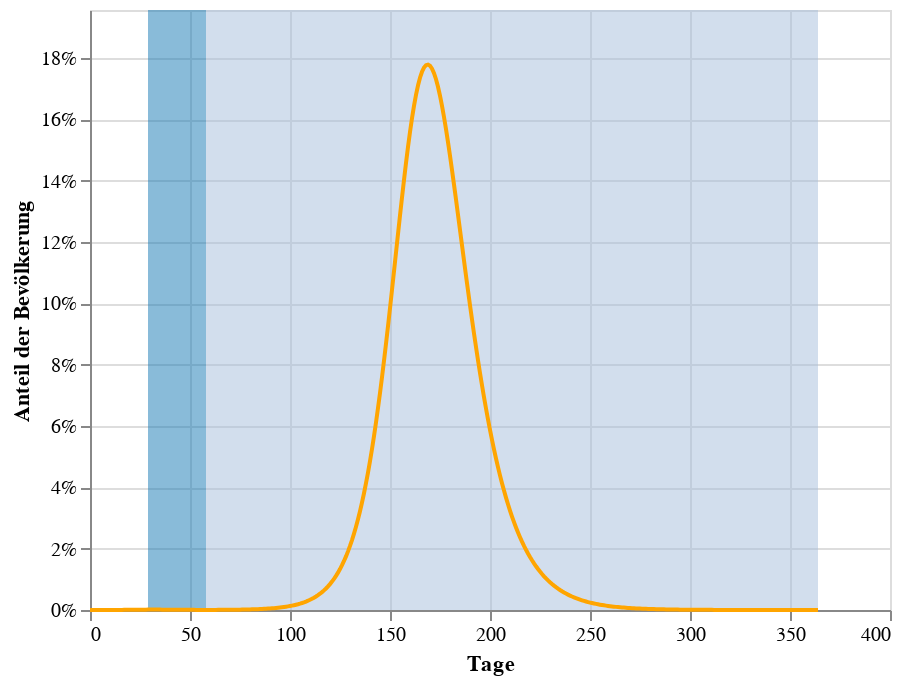
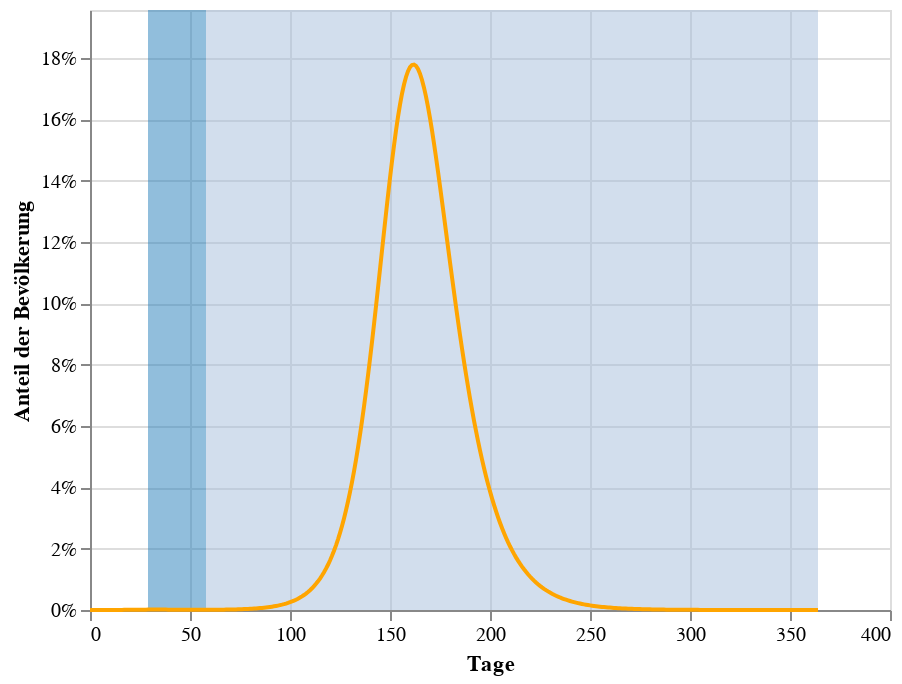
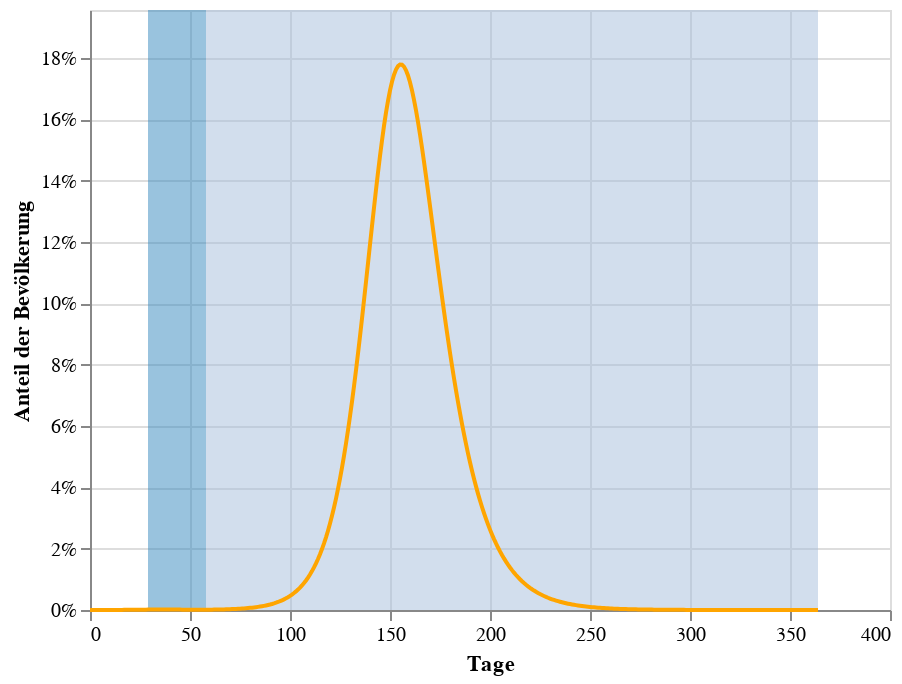
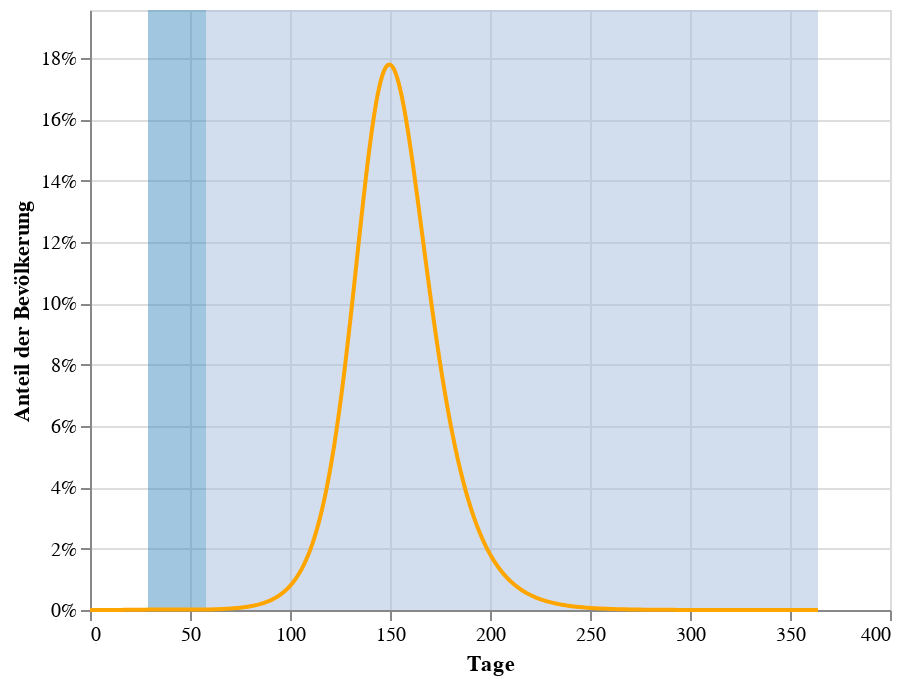

The code cell stored with these charts, in order, in its notebook:
### Markdown cell above
# This is for changing the effectiveness during intervention

### Code cell
for i in range(10,110,10):
# days after start after which action is effective
    action_taken_at_day = 30

    # how many days does the action last?
    action_duration = 28

    # fraction of people seen during action 
    action_effectiveness = i/100
    post_action_effectiveness =100/100
    #we reproject parameters to t
    action_taken_in_t = int(N_spacing_in_t / t_max * action_taken_at_day)
    action_duration_in_t = int(N_spacing_in_t / t_max * action_duration)

    #and we adjust the infection rate during the intervention
    R_action = R0*action_effectiveness # basic reproduction number during intervention
    eta_action = R0*rho*action_effectiveness # mean-field during intervention


    # nd we adjust infection rate after the intervention
    R_post_action = R0*post_action_effectiveness # basic reproduction number during intervention
    eta_post_action = R0*rho*post_action_effectiveness # mean-field during intervention


    # create vector of positions for those times
    result = np.zeros((4,len(t)))
    # initial values, before action
    I_0 = initial / N
    E_0 = 0 
    S_0 = 1 - I_0 # initially susceptible
    R_0 = 0

    # initial y-vector
    y0 = np.array([S_0,I_0,R_0,E_0])

    # initialize integrator
    r = ode(dxdt)

    # Runge-Kutta with step size control
    r.set_integrator('dopri5')

    # set initial values
    r.set_initial_value(y0,t_0)

    # set transmission rate and recovery rate
    r.set_f_params(eta,rho,epsilon)

    # loop through all demanded time points until action is taken
    for it, t_ in enumerate(t[:action_taken_in_t]):

        # get result of ODE integration
        y = r.integrate(t_)
        # write result to result vector

        result[:,it] = y
    # setup second model with adjusted parameters (start of action)
    S_1, I_1, R_1, E_1 = result[:,action_taken_in_t - 1]

    # initial y-vector when action is taken
    y1 = np.array([S_1,I_1,R_1,E_1])

    # initialize integrator
    r = ode(dxdt)

    # Runge-Kutta with step size control
    r.set_integrator('dopri5')

    # set initial values
    r.set_initial_value(y1,t[action_taken_in_t-1])

    # set transmission rate and recovery rate, adjust R_0 according to our effectiveness
    r.set_f_params(eta_action,rho,epsilon)

    # loop through all demanded time points until action is taken
    for it, t_ in enumerate(t[action_taken_in_t:action_taken_in_t+action_duration_in_t], start=action_taken_in_t):
        # get result of ODE integration
        y = r.integrate(t_)
        # write result to result vector
        result[:,it] = y
    # setup third model and run it until t_max
    S_2, I_2, R_2, E_2 = result[:,action_taken_in_t + action_duration_in_t - 1]

    # initial y-vector
    y1 = np.array([S_2,I_2,R_2,E_2])

    # initialize integrator
    r = ode(dxdt)

    # Runge-Kutta with step size control
    r.set_integrator('dopri5')

    # set initial values
    r.set_initial_value(y1,t[action_taken_in_t + action_duration_in_t-1])

    # set transmission rate and recovery rate, adjust R_0 according to our effectiveness
    r.set_f_params(eta_post_action,rho,epsilon)

    # loop through all demanded time points until action is taken
    for it, t_ in enumerate(t[action_taken_in_t + action_duration_in_t:], start=action_taken_in_t + action_duration_in_t):

        # get result of ODE integration
        y = r.integrate(t_)

        # write result to result vector
        result[:,it] = y
    results_df=pd.DataFrame(result).transpose()
    results_df.columns=["Susceptible","Infected","Recovered","Exposed"]
    results_df=results_df.reset_index().rename(columns={"index":"Tage"})
    maxpoint=results_df["Infected"].max()
    results_df
    results_df["time_during_action"]=0
    results_df["time_during_action"].loc[action_taken_at_day:(action_taken_at_day+action_duration)]=maxpoint*1.1
    results_df["time_after_action"]=0
    results_df["time_after_action"].loc[(action_taken_at_day+action_duration):]=maxpoint*1.1
    results_df
    #here we just transform the data to longform for altair to deal with it
    longform=pd.melt(results_df, id_vars=['Tage'], value_vars=['Susceptible',"Exposed",'Infected',"Recovered","time_during_action","time_after_action",],value_name='Anteil der Bevölkerung')
    longform
    import matplotlib
    import matplotlib.pyplot as plt
    import matplotlib.colors

    #x,y,c = zip(*np.random.rand(30,3)*4-2)

    #cmap = matplotlib.colors.LinearSegmentedColormap.from_list("", ["#3fbaed","#2887f0"])


    #Generate a color scale
    #cmap = matplotlib.cm.get_cmap('Spectral')

    #Select the color 75% of the way through the colorscale   
    rgba = cmap((1-action_effectiveness))
    print(rgba)

    val1=matplotlib.colors.to_hex(rgba)
    rgba = cmap((1-post_action_effectiveness))
    print(rgba)

    val2=matplotlib.colors.to_hex(rgba)
    chart1=alt.Chart(longform[longform["variable"].isin(["Infected"])]).mark_line(color='orange'
        ).encode(
        alt.X('Tage:Q'),
        alt.Y('Anteil der Bevölkerung:Q',axis=alt.Axis(format='%')),
        tooltip=['Tage', 'Anteil der Bevölkerung'])

    chart1
    chart2=alt.Chart(longform[longform["variable"].isin([ "time_after_action"])]).mark_area(
        interpolate='step-after',color=val2, opacity=0.5).encode(
        alt.X('Tage:Q'),
        alt.Y('Anteil der Bevölkerung:Q',axis=alt.Axis(format='%')),
        )


    chart2
    chart3=alt.Chart(longform[longform["variable"].isin([ "time_during_action"])]).mark_area(
        interpolate='step-before',
        color=val1,opacity=0.5).encode(
        alt.X('Tage:Q'),
        alt.Y('Anteil der Bevölkerung:Q',axis=alt.Axis(format='%')),

        )


    baked=chart3+chart2+chart1
    baked.display()
    baked.save("../Viz/share_of_r0_during_intervention/"+str(i)+'.svg')

### Figure 1 — Vega-Lite specification as saved in the notebook (floating-point values rounded to 4 significant figures; data arrays with more than 128 entries replaced by an {"elided": "..."} marker saying what was removed)
{"config": {"view": {"continuousWidth": 400, "continuousHeight": 300}}, "layer": [{"data": {"name": "data-9f949c637e2c1056611b3c18a3fc8c48"}, "mark": {"type": "area", "color": "#1578b4", "interpolate": "step-before", "opacity": 0.5}, "encoding": {"x": {"type": "quantitative", "field": "Tage"}, "y": {"type": "quantitative", "axis": {"format": "%"}, "field": "Anteil der Bevölkerung", "scale": {"domain": [0, 0.1957]}}}}, {"data": {"name": "data-ce1cf0ba98a83b423df9065f5fc748df"}, "mark": {"type": "area", "color": "#a6bddb", "interpolate": "step-after", "opacity": 0.5}, "encoding": {"x": {"type": "quantitative", "field": "Tage"}, "y": {"type": "quantitative", "axis": {"format": "%"}, "field": "Anteil der Bevölkerung", "scale": {"domain": [0, 0.1957]}}}}, {"data": {"name": "data-e827ffc44609c64a172c7f134591f7f2"}, "mark": {"type": "line", "color": "orange"}, "encoding": {"tooltip": [{"type": "quantitative", "field": "Tage"}, {"type": "quantitative", "field": "Anteil der Bevölkerung"}], "x": {"type": "quantitative", "field": "Tage"}, "y": {"type": "quantitative", "axis": {"format": "%"}, "field": "Anteil der Bevölkerung", "scale": {"domain": [0, 0.1957]}}}}], "$schema": "https://vega.github.io/schema/vega-lite/v4.0.0.json", "datasets": {"data-9f949c637e2c1056611b3c18a3fc8c48": {"elided": "365 records"}, "data-ce1cf0ba98a83b423df9065f5fc748df": {"elided": "365 records"}, "data-e827ffc44609c64a172c7f134591f7f2": {"elided": "365 records"}}}

### Figure 2 — Vega-Lite specification as saved in the notebook (floating-point values rounded to 4 significant figures; data arrays with more than 128 entries replaced by an {"elided": "..."} marker saying what was removed)
{"config": {"view": {"continuousWidth": 400, "continuousHeight": 300}}, "layer": [{"data": {"name": "data-c91eae8372870cfb35c0db42faf361e6"}, "mark": {"type": "area", "color": "#257fb9", "interpolate": "step-before", "opacity": 0.5}, "encoding": {"x": {"type": "quantitative", "field": "Tage"}, "y": {"type": "quantitative", "axis": {"format": "%"}, "field": "Anteil der Bevölkerung", "scale": {"domain": [0, 0.1956]}}}}, {"data": {"name": "data-dbb186c92f4b21f471cf2e4387776c98"}, "mark": {"type": "area", "color": "#a6bddb", "interpolate": "step-after", "opacity": 0.5}, "encoding": {"x": {"type": "quantitative", "field": "Tage"}, "y": {"type": "quantitative", "axis": {"format": "%"}, "field": "Anteil der Bevölkerung", "scale": {"domain": [0, 0.1956]}}}}, {"data": {"name": "data-98450213374259459de8e9e695a4118c"}, "mark": {"type": "line", "color": "orange"}, "encoding": {"tooltip": [{"type": "quantitative", "field": "Tage"}, {"type": "quantitative", "field": "Anteil der Bevölkerung"}], "x": {"type": "quantitative", "field": "Tage"}, "y": {"type": "quantitative", "axis": {"format": "%"}, "field": "Anteil der Bevölkerung", "scale": {"domain": [0, 0.1956]}}}}], "$schema": "https://vega.github.io/schema/vega-lite/v4.0.0.json", "datasets": {"data-c91eae8372870cfb35c0db42faf361e6": {"elided": "365 records"}, "data-dbb186c92f4b21f471cf2e4387776c98": {"elided": "365 records"}, "data-98450213374259459de8e9e695a4118c": {"elided": "365 records"}}}

### Figure 3 — Vega-Lite specification as saved in the notebook (floating-point values rounded to 4 significant figures; data arrays with more than 128 entries replaced by an {"elided": "..."} marker saying what was removed)
{"config": {"view": {"continuousWidth": 400, "continuousHeight": 300}}, "layer": [{"data": {"name": "data-b6dbee06fe3b203e238e5fffb1d96b5b"}, "mark": {"type": "area", "color": "#3587bd", "interpolate": "step-before", "opacity": 0.5}, "encoding": {"x": {"type": "quantitative", "field": "Tage"}, "y": {"type": "quantitative", "axis": {"format": "%"}, "field": "Anteil der Bevölkerung", "scale": {"domain": [0, 0.1956]}}}}, {"data": {"name": "data-5b349e4db3950397a50f326f19ae7218"}, "mark": {"type": "area", "color": "#a6bddb", "interpolate": "step-after", "opacity": 0.5}, "encoding": {"x": {"type": "quantitative", "field": "Tage"}, "y": {"type": "quantitative", "axis": {"format": "%"}, "field": "Anteil der Bevölkerung", "scale": {"domain": [0, 0.1956]}}}}, {"data": {"name": "data-cf8e1b6507382a71e66c66cdb2ea33d9"}, "mark": {"type": "line", "color": "orange"}, "encoding": {"tooltip": [{"type": "quantitative", "field": "Tage"}, {"type": "quantitative", "field": "Anteil der Bevölkerung"}], "x": {"type": "quantitative", "field": "Tage"}, "y": {"type": "quantitative", "axis": {"format": "%"}, "field": "Anteil der Bevölkerung", "scale": {"domain": [0, 0.1956]}}}}], "$schema": "https://vega.github.io/schema/vega-lite/v4.0.0.json", "datasets": {"data-b6dbee06fe3b203e238e5fffb1d96b5b": {"elided": "365 records"}, "data-5b349e4db3950397a50f326f19ae7218": {"elided": "365 records"}, "data-cf8e1b6507382a71e66c66cdb2ea33d9": {"elided": "365 records"}}}

### Figure 4 — Vega-Lite specification as saved in the notebook (floating-point values rounded to 4 significant figures; data arrays with more than 128 entries replaced by an {"elided": "..."} marker saying what was removed)
{"config": {"view": {"continuousWidth": 400, "continuousHeight": 300}}, "layer": [{"data": {"name": "data-56b02d169ba59f4479e044b6a710198d"}, "mark": {"type": "area", "color": "#458fc1", "interpolate": "step-before", "opacity": 0.5}, "encoding": {"x": {"type": "quantitative", "field": "Tage"}, "y": {"type": "quantitative", "axis": {"format": "%"}, "field": "Anteil der Bevölkerung", "scale": {"domain": [0, 0.1956]}}}}, {"data": {"name": "data-3a64e4b3baf18694f16900f9ec03d8dd"}, "mark": {"type": "area", "color": "#a6bddb", "interpolate": "step-after", "opacity": 0.5}, "encoding": {"x": {"type": "quantitative", "field": "Tage"}, "y": {"type": "quantitative", "axis": {"format": "%"}, "field": "Anteil der Bevölkerung", "scale": {"domain": [0, 0.1956]}}}}, {"data": {"name": "data-32a465b18ce1dd22a0696359f2a42b22"}, "mark": {"type": "line", "color": "orange"}, "encoding": {"tooltip": [{"type": "quantitative", "field": "Tage"}, {"type": "quantitative", "field": "Anteil der Bevölkerung"}], "x": {"type": "quantitative", "field": "Tage"}, "y": {"type": "quantitative", "axis": {"format": "%"}, "field": "Anteil der Bevölkerung", "scale": {"domain": [0, 0.1956]}}}}], "$schema": "https://vega.github.io/schema/vega-lite/v4.0.0.json", "datasets": {"data-56b02d169ba59f4479e044b6a710198d": {"elided": "365 records"}, "data-3a64e4b3baf18694f16900f9ec03d8dd": {"elided": "365 records"}, "data-32a465b18ce1dd22a0696359f2a42b22": {"elided": "365 records"}}}
